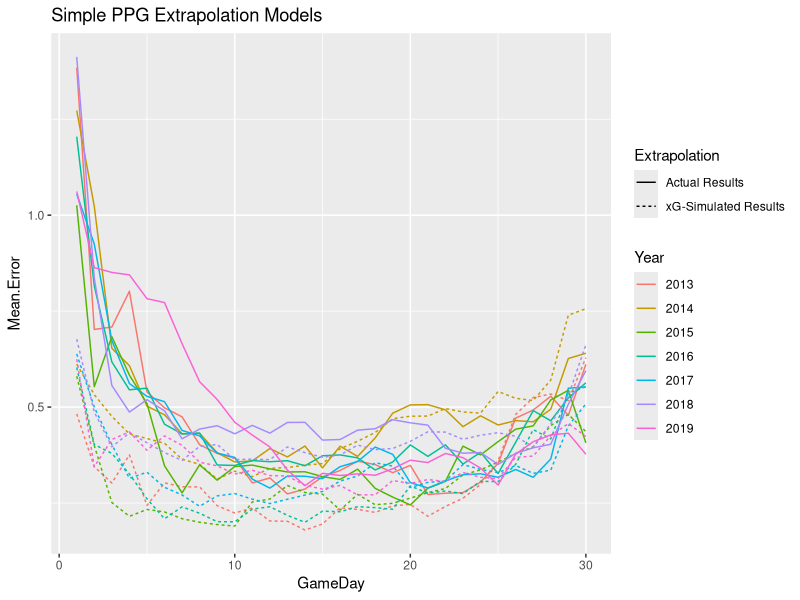
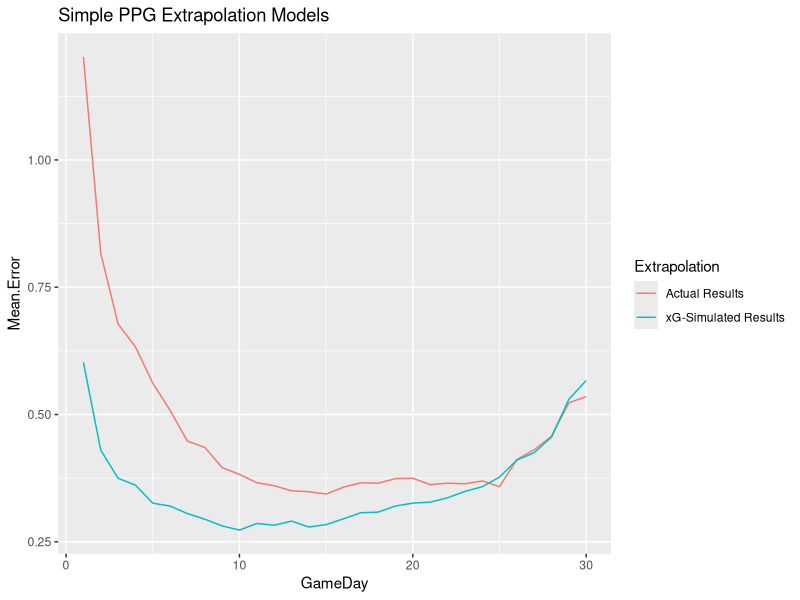
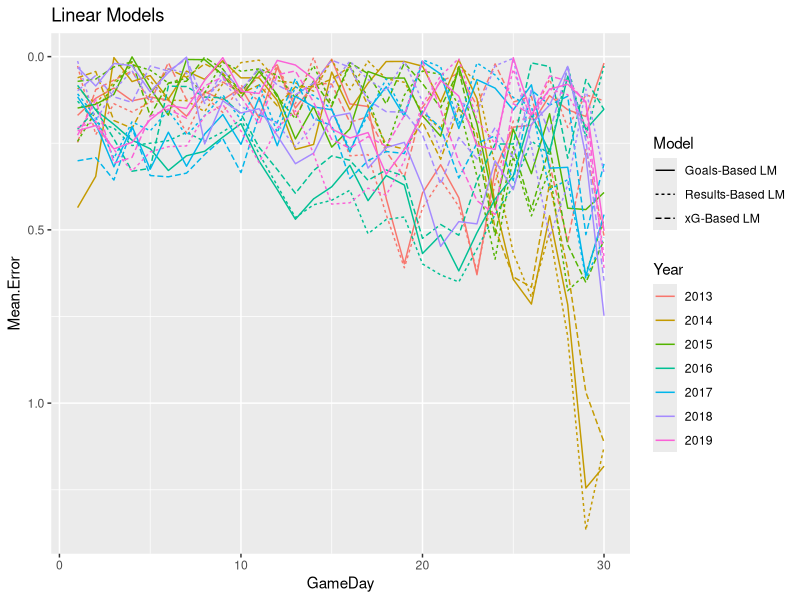
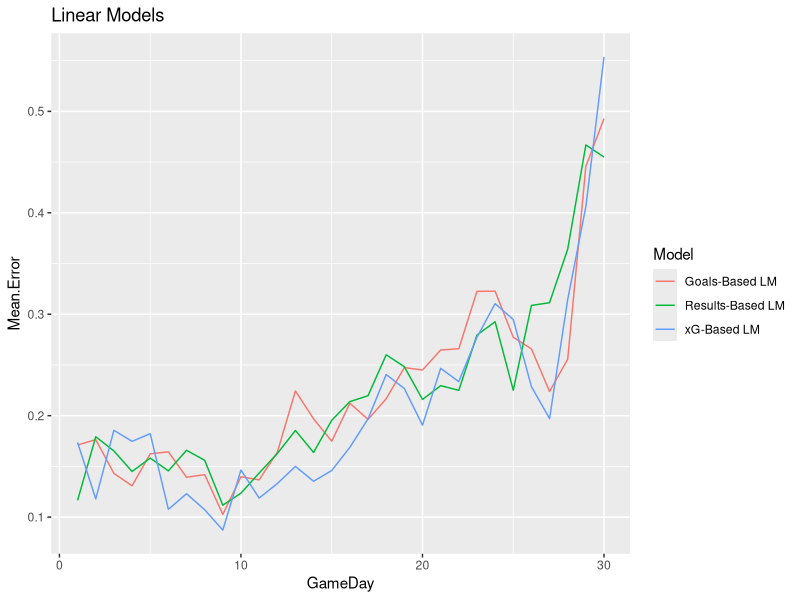

The R script that drew these images, in order:
library(tidyverse)
library(lubridate)

# from American Soccer Analysis MLS Interactive Tables
# https://app.americansocceranalysis.com/mls/
# "Games", "Regular Season", 2013-2019
game.stats <- read_csv("./xg_data/american_soccer_analysis_mls_xgoals_games_2013_2019.csv")


## Data prep

# clean up names
names(game.stats)
names(game.stats)[4] <- "HxGtTeam"
names(game.stats)[8] <- "AxGtTeam"
names(game.stats)[14] <- "HxPtsExpected"
names(game.stats)[15] <- "AxPtsExpected"
names(game.stats)
# View(game.stats)

# split into separate dataframes for home and away
# to combine both into a single "long-form" dataframe
names(game.stats)
home.stats <- data.frame("Date"=game.stats$Date,
                              "Location"="Home",
                              "Team"=game.stats$Home,
                              "Opponent"=game.stats$Away,
                              "xG"=game.stats$HxGtTeam,
                              "xG.Against"=game.stats$AxGtTeam,
                              "Goals"=game.stats$HG,
                              "Goals.Against"=game.stats$AG,
                              "Points.xG.Simul"=game.stats$HxPtsExpected)
away.stats <- data.frame("Date"=game.stats$Date,
                              "Location"="Away",
                              "Team"=game.stats$Away,
                              "Opponent"=game.stats$Home,
                              "xG"=game.stats$AxGtTeam,
                              "xG.Against"=game.stats$HxGtTeam,
                              "Goals"=game.stats$AG,
                              "Goals.Against"=game.stats$HG,
                              "Points.xG.Simul"=game.stats$AxPtsExpected)

full.stats <- bind_rows(home.stats,away.stats)
dim(home.stats)
dim(away.stats)
dim(full.stats)
head(full.stats)
tail(full.stats)

# calculate actual points earned
full.stats$Points <- 1
full.stats$Points[full.stats$Goals > full.stats$Goals.Against] <- 3
full.stats$Points[full.stats$Goals < full.stats$Goals.Against] <- 0

# sort the season by date, listing Home team first
full.stats <- full.stats %>%
  arrange(
    Date, desc(Location)
  )
# View(full.stats)

# split by year
full.stats$Year <- lubridate::year(full.stats$Date)

# add a game number (e.g. it is Houston's Nth game of the season)
full.stats <- full.stats %>%
  group_by(Team, Year) %>% 
  mutate(Game.Number=row_number()) %>%
  ungroup()
# View(full.stats %>% filter(Team=="FCD"))


## Test predictive performance
# use each game number as a cutoff, measure predictive power of past performance for future
# compare xG-based past performance metrics to actual goals

years <- unique(full.stats$Year)
years

# initialize a dataframe to hold all the results
model.performance.comp <- data.frame("GameDay"=c(),
                                     "Extrapolation"=c(),
                                     "Mean Error"=c(),
                                     "Year"=c())

for (year in years) {
  
  gameday.cutoffs <- 1:30
  
  holdout.mean.error.base.values <- c()
  holdout.mean.error.xg.values <- c()
  
  for (gameday.cutoff in gameday.cutoffs) {
    training.data <- full.stats %>% filter(Game.Number <= gameday.cutoff,
                                           Year == year)
    test.data <- full.stats %>% filter(Game.Number > gameday.cutoff,
                                       Year == year)
    
    # a simple model which assumes points per game continue unchanged for each team
    ppg.before <- training.data %>% group_by(Team) %>% summarise(ppg.before = mean(Points))
    ppg.after <- test.data %>% group_by(Team) %>% summarise(ppg.after = mean(Points))
    ppg.merged <- ppg.before %>% inner_join(ppg.after, by=c("Team"="Team"))
    holdout.mean.error.base <- mean(abs(ppg.merged$ppg.after - ppg.merged$ppg.before))
    holdout.mean.error.base.values <- c(holdout.mean.error.base.values, holdout.mean.error.base)
    
    # a model which assumes points per game based on xG simulation continue
    # unchanged for each team
    ppg.before.xg <- training.data %>% group_by(Team) %>% summarise(ppg.before.simul = mean(Points.xG.Simul))
    ppg.after <- test.data %>% group_by(Team) %>% summarise(ppg.after = mean(Points))
    ppg.merged.xg <- ppg.before.xg %>% inner_join(ppg.after, by=c("Team"="Team"))
    holdout.mean.error.xg <- mean(abs(ppg.merged.xg$ppg.after - ppg.merged.xg$ppg.before.simul))
    holdout.mean.error.xg.values <- c(holdout.mean.error.xg.values, holdout.mean.error.xg)
    
    # a model using a weighted combination of actual and xG-simulated points per game
  }
  
  basic.model.performance <- data.frame(
    "GameDay"=gameday.cutoffs,
    "Extrapolation"="Actual Results",
    "Mean Error"=holdout.mean.error.base.values,
    "Year"=year
  )
  xg.model.performance <- data.frame(
    "GameDay"=gameday.cutoffs,
    "Extrapolation"="xG-Simulated Results",
    "Mean Error"=holdout.mean.error.xg.values,
    "Year"=year
  )
  
  # append both models' results to the comp dataframe
  model.performance.comp <- bind_rows(model.performance.comp,
                                      basic.model.performance,
                                      xg.model.performance)
}

model.performance.comp$Year <- as.factor(model.performance.comp$Year)

# plot Mean Error of extrapolating previous results forward
# using actual results vs. xG-simulated results
ggplot(data=model.performance.comp) + 
  geom_line(mapping=aes(x=GameDay,y=Mean.Error,col=Year,linetype=Extrapolation)) + 
  # scale_y_reverse() + 
  ggtitle("Simple PPG Extrapolation Models")

# plot results aggregated across years
model.performance.comp.year.agg <- model.performance.comp %>%
  group_by(GameDay,Extrapolation) %>% 
  summarise(Mean.Error=mean(Mean.Error))
ggplot(data=model.performance.comp.year.agg) + 
  geom_line(mapping=aes(x=GameDay,y=Mean.Error,col=Extrapolation)) + 
  # scale_y_reverse() + 
  ggtitle("Simple PPG Extrapolation Models")


## build a linear model to predict points per game based on xG, and one based on actual goals
## and a model based on team results
years <- unique(full.stats$Year)
years

# initialize a dataframe to hold all the results
linear.model.performance.comp <- data.frame("GameDay"=c(),
                                     "Model"=c(),
                                     "Mean Error"=c(),
                                     "Year"=c())

for (year in years) {
  
  holdout.lm.goals.mean.error.avg.values <- c()
  holdout.lm.xg.mean.error.avg.values <- c()
  holdout.lm.results.mean.error.avg.values <- c()
  
  gameday.cutoffs <- 1:30
  
  # measure performance of the linear models at each gameday cutoff
  for (gameday.cutoff in gameday.cutoffs) {
    
    # use pre-cutoff data to predict post-cutoff performance on a per-team basis
    predictor.data <- full.stats %>% 
      filter(Game.Number <= gameday.cutoff,
             Year == year) %>%
      group_by(Team) %>%
      summarize(avg.xG=mean(xG),
                avg.xG.Against=mean(xG.Against),
                avg.Goals=mean(Goals),
                avg.Goals.Against=mean(Goals.Against),
                avg.Points.Before=mean(Points))
    label.data <- full.stats %>% 
      filter(Game.Number > gameday.cutoff,
             Year == year) %>%
      group_by(Team) %>%
      summarize(avg.Points.After=mean(Points))
    
    lm.data <- predictor.data %>% inner_join(label.data, by="Team")
    # head(lm.data)
    
    # measure model performance using leave-one-out cross-validation with each team as a holdout
    teams <- unique(lm.data$Team)
    for (holdout.team in teams) {
      holdout.lm.goals.mean.error.crossval.values <- c()
      holdout.lm.xg.mean.error.crossval.values <- c()
      holdout.lm.results.mean.error.crossval.values <- c()
      
      # Note: the training / test split is not totally clean because the "other side" of the holdout 
      # team's results are included in the training data, but that shouldn't cause major problems
      # TODO fix this by removing all games involving the holdout team from training, even their opponent's results
      training.data <- lm.data %>% filter(Team != holdout.team)
      test.data <- lm.data %>% filter(Team == holdout.team)
      
      # goals-based lm
      goals.lm <- lm(data=training.data, avg.Points.After ~ avg.Goals + avg.Goals.Against)
      goals.lm.pred <- predict(goals.lm, newdata = test.data)
      holdout.lm.goals.mean.error.crossval.val <- mean(abs(test.data$avg.Points.After - goals.lm.pred))
      holdout.lm.goals.mean.error.crossval.values <- c(holdout.lm.goals.mean.error.crossval.values, holdout.lm.goals.mean.error.crossval.val)
      
      # xg-based lm
      xg.lm <- lm(data=training.data, avg.Points.After ~ avg.xG + avg.xG.Against)
      xg.lm.pred <- predict(xg.lm, newdata = test.data)
      holdout.lm.xg.mean.error.crossval.val <- mean(abs(test.data$avg.Points.After - xg.lm.pred))
      holdout.lm.xg.mean.error.crossval.values <- c(holdout.lm.xg.mean.error.crossval.values, holdout.lm.xg.mean.error.crossval.val)
      
      # previous results-based lm
      results.lm <- lm(data=training.data, avg.Points.After ~ avg.Points.Before)
      results.lm.pred <- predict(results.lm, newdata = test.data)
      holdout.lm.results.mean.error.crossval.val <- mean(abs(test.data$avg.Points.After - results.lm.pred))
      holdout.lm.results.mean.error.crossval.values <- c(holdout.lm.results.mean.error.crossval.values, holdout.lm.results.mean.error.crossval.val)
      
      # TODO add "kitchen sink" linear model
    }
    
    # aggregate the crossval mean errors for each holdout team into a single value per gameday cutoff
    holdout.lm.goals.mean.error.avg.values <- c(holdout.lm.goals.mean.error.avg.values,
                                                mean(abs(holdout.lm.goals.mean.error.crossval.values)))
    holdout.lm.xg.mean.error.avg.values <- c(holdout.lm.xg.mean.error.avg.values,
                                             mean(abs(holdout.lm.xg.mean.error.crossval.values)))
    holdout.lm.results.mean.error.avg.values <- c(holdout.lm.results.mean.error.avg.values,
                                                  mean(abs(holdout.lm.results.mean.error.crossval.values)))
  }

  goals.lm.performance <- data.frame(
    "GameDay"=gameday.cutoffs,
    "Model"="Goals-Based LM",
    "Mean Error"=holdout.lm.goals.mean.error.avg.values,
    "Year"=year
  )
  xg.lm.performance <- data.frame(
    "GameDay"=gameday.cutoffs,
    "Model"="xG-Based LM",
    "Mean Error"=holdout.lm.xg.mean.error.avg.values,
    "Year"=year
  )
  results.lm.performance <- data.frame(
    "GameDay"=gameday.cutoffs,
    "Model"="Results-Based LM",
    "Mean Error"=holdout.lm.results.mean.error.avg.values,
    "Year"=year
  )
  
  linear.model.performance.comp <- bind_rows(linear.model.performance.comp,
                                             goals.lm.performance,
                                             xg.lm.performance,
                                             results.lm.performance)
}

linear.model.performance.comp$Year <- as.factor(linear.model.performance.comp$Year)

# plot Mean Error of extrapolating previous results forward
# using actual results vs. xG-simulated results
ggplot(data=linear.model.performance.comp) + 
  geom_line(mapping=aes(x=GameDay,y=Mean.Error,col=Year,linetype=Model)) + 
  scale_y_reverse() + 
  ggtitle("Linear Models")

# plot results aggregated across years
linear.model.performance.comp.year.agg <- linear.model.performance.comp %>%
  group_by(GameDay,Model) %>% 
  summarise(Mean.Error=mean(Mean.Error))
ggplot(data=linear.model.performance.comp.year.agg) + 
  geom_line(mapping=aes(x=GameDay,y=Mean.Error,col=Model)) + 
  # scale_y_reverse() + 
  ggtitle("Linear Models")
# TODO does future performance really peak this early (around week 9)?


## TODO does counting a draw as 1.5 points for predicting future results help?
## or using wins and draws as separate predictors?

